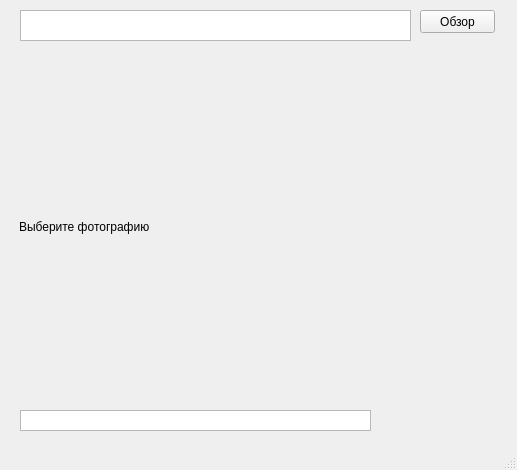
<?xml version="1.0" encoding="UTF-8"?>
<ui version="4.0">
 <class>MainWindow</class>
 <widget class="QMainWindow" name="MainWindow">
  <property name="geometry">
   <rect>
    <x>0</x>
    <y>0</y>
    <width>517</width>
    <height>470</height>
   </rect>
  </property>
  <property name="windowTitle">
   <string>Actor Recognizer</string>
  </property>
  <widget class="QWidget" name="centralwidget">
   <widget class="QPlainTextEdit" name="plainTextEdit">
    <property name="geometry">
     <rect>
      <x>20</x>
      <y>10</y>
      <width>391</width>
      <height>31</height>
     </rect>
    </property>
   </widget>
   <widget class="QLabel" name="label">
    <property name="geometry">
     <rect>
      <x>19</x>
      <y>56</y>
      <width>471</width>
      <height>341</height>
     </rect>
    </property>
    <property name="text">
     <string>Выберите фотографию</string>
    </property>
   </widget>
   <widget class="QPushButton" name="pushButton_2">
    <property name="geometry">
     <rect>
      <x>420</x>
      <y>10</y>
      <width>75</width>
      <height>23</height>
     </rect>
    </property>
    <property name="text">
     <string>Обзор</string>
    </property>
   </widget>
   <widget class="QListWidget" name="listWidget">
    <property name="geometry">
     <rect>
      <x>20</x>
      <y>410</y>
      <width>351</width>
      <height>21</height>
     </rect>
    </property>
   </widget>
  </widget>
  <widget class="QStatusBar" name="statusbar"/>
 </widget>
 <resources/>
 <connections/>
</ui>
